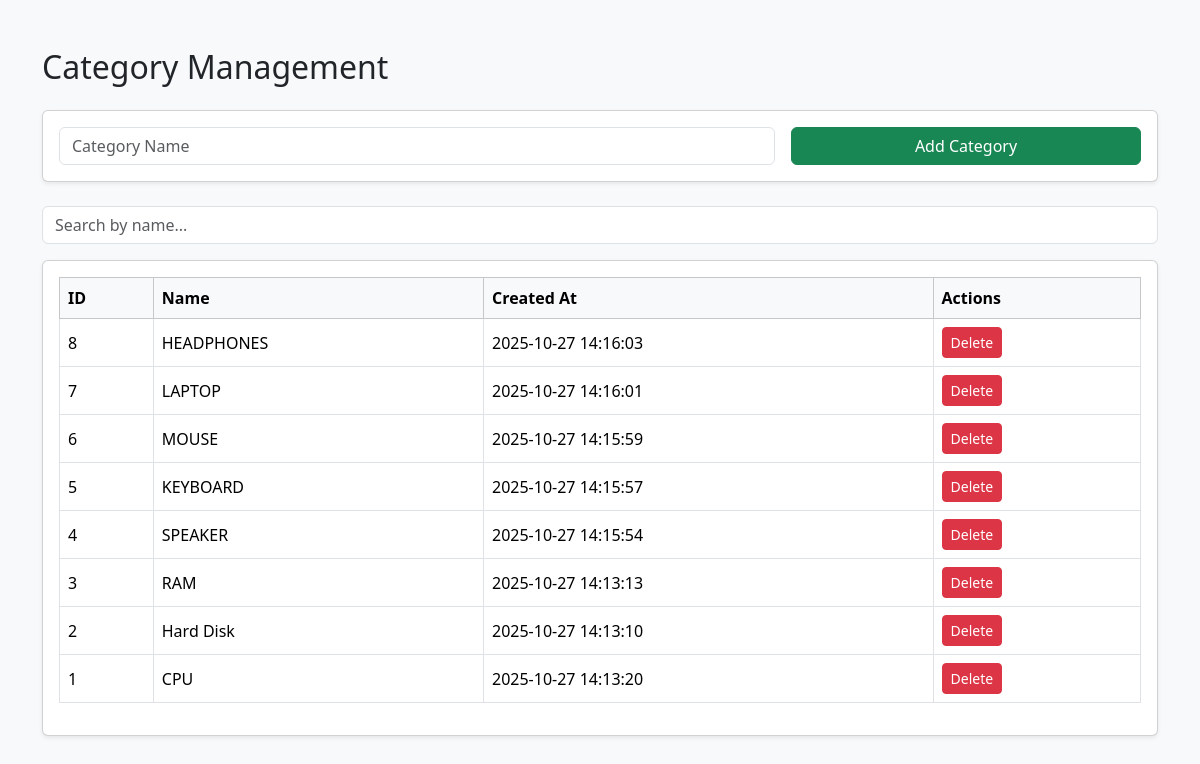
Page /tabs/inventory/category.php on the committed database.
### tables this page shows
CREATE TABLE `category` (
  `id` bigint(20) UNSIGNED NOT NULL,
  `name` text DEFAULT NULL,
  `created_at` timestamp NULL DEFAULT NULL,
  `updated_at` timestamp NULL DEFAULT NULL
);

### tabs/inventory/category.php (the view, shortened to what this page needs)
<?php
include '../../database/db_connect.php';
$searchQuery = isset($_GET['search']) ? $_GET['search'] : '';
$sql = "SELECT * FROM category WHERE 1";
$sql .= " ORDER BY id DESC";
$stmt = $conn->prepare($sql);
$stmt->execute();
$categories = $stmt->get_result();
?>
<!DOCTYPE html>
<html lang="en">
<head>
<link href="https://cdn.jsdelivr.net/npm/bootstrap@5.3.2/dist/css/bootstrap.min.css" rel="stylesheet">
</head>
<body class="bg-light">
<div class="container mt-5">
    <h2 class="mb-4">Category Management</h2>
    <div class="card mb-4 shadow-sm">
        <div class="card-body">
            <form method="post" class="row g-3">
                <div class="col-md-8">
                    <input type="text" name="name" class="form-control" placeholder="Category Name" required>
                </div>
                <div class="col-md-4">
                    <button type="submit" name="add_category" class="btn btn-success w-100">Add Category</button>
                </div>
            </form>
        </div>
    </div>
    <div class="mb-3">
        <input type="text" id="searchBox" class="form-control" placeholder="Search by name..." value="<?= htmlspecialchars($searchQuery) ?>">
    </div>
    <div class="card shadow-sm">
        <div class="card-body">
            <table class="table table-bordered table-hover align-middle">
                <thead class="table-light">
                    <tr>
                        <th>ID</th>
                        <th>Name</th>
                        <th>Created At</th>
                        <th>Actions</th>
                    </tr>
                </thead>
                <tbody>
                    <?php while($row = $categories->fetch_assoc()): ?>
                    <tr>
                        <td><?= $row['id'] ?></td>
                        <td><?= htmlspecialchars($row['name']) ?></td>
                        <td><?= $row['created_at'] ?></td>
                        <td>
                            <a href="?delete_id=<?= $row['id'] ?>" class="btn btn-danger btn-sm" onclick="return confirm('Are you sure you want to delete this category?')">Delete</a>
                        </td>
                    </tr>
                    <?php endwhile; ?>
                </tbody>
            </table>
        </div>
    </div>
</div>
</body>
</html>

### rows in the picture
category: id "8", name "HEADPHONES", created_at "2025-10-27 14:16:03"
category: id "7", name "LAPTOP", created_at "2025-10-27 14:16:01"
category: id "6", name "MOUSE", created_at "2025-10-27 14:15:59"
category: id "5", name "KEYBOARD", created_at "2025-10-27 14:15:57"
category: id "4", name "SPEAKER", created_at "2025-10-27 14:15:54"
category: id "3", name "RAM", created_at "2025-10-27 14:13:13"
category: id "2", name "Hard Disk", created_at "2025-10-27 14:13:10"
category: id "1", name "CPU", created_at "2025-10-27 14:13:20"
